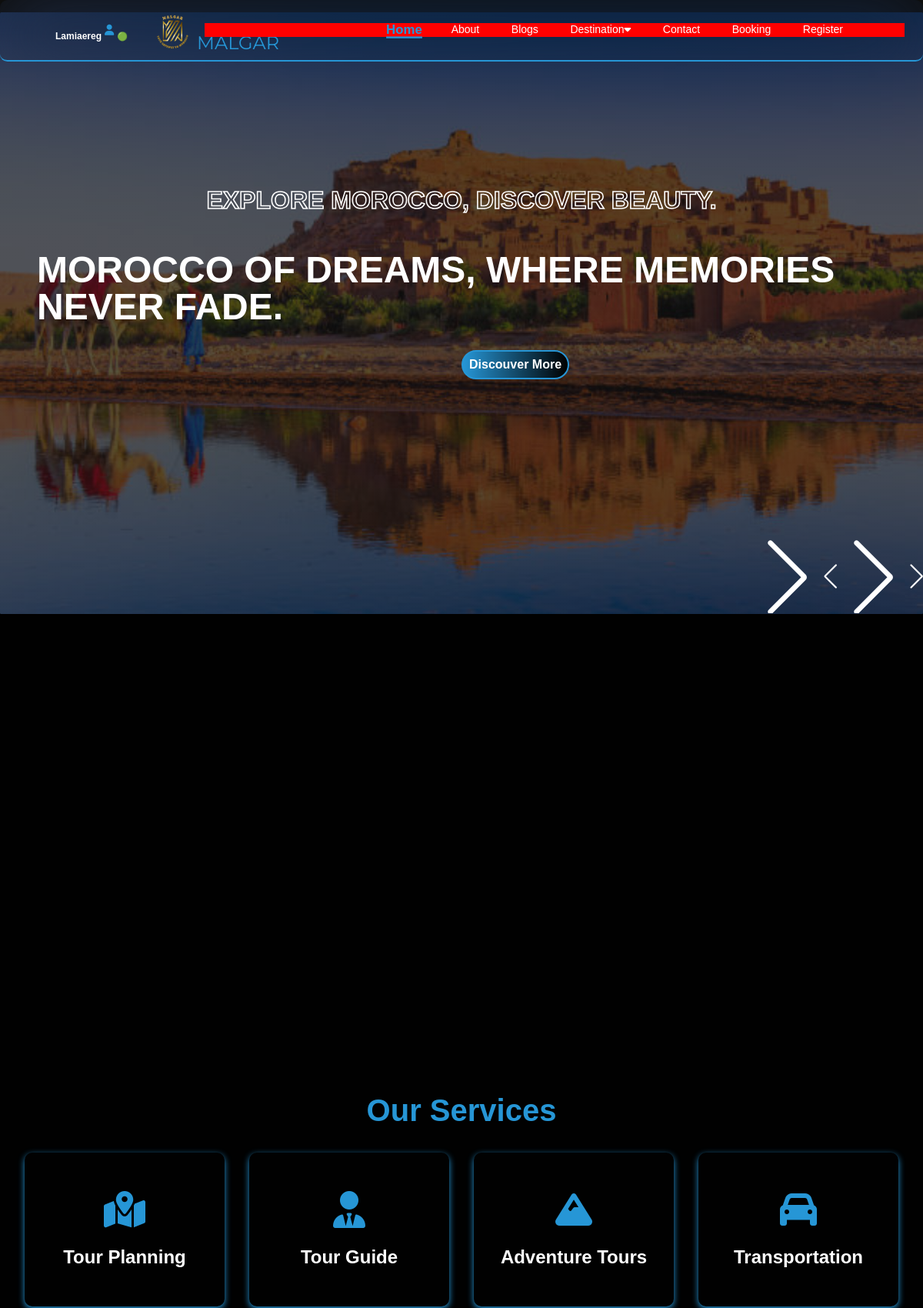
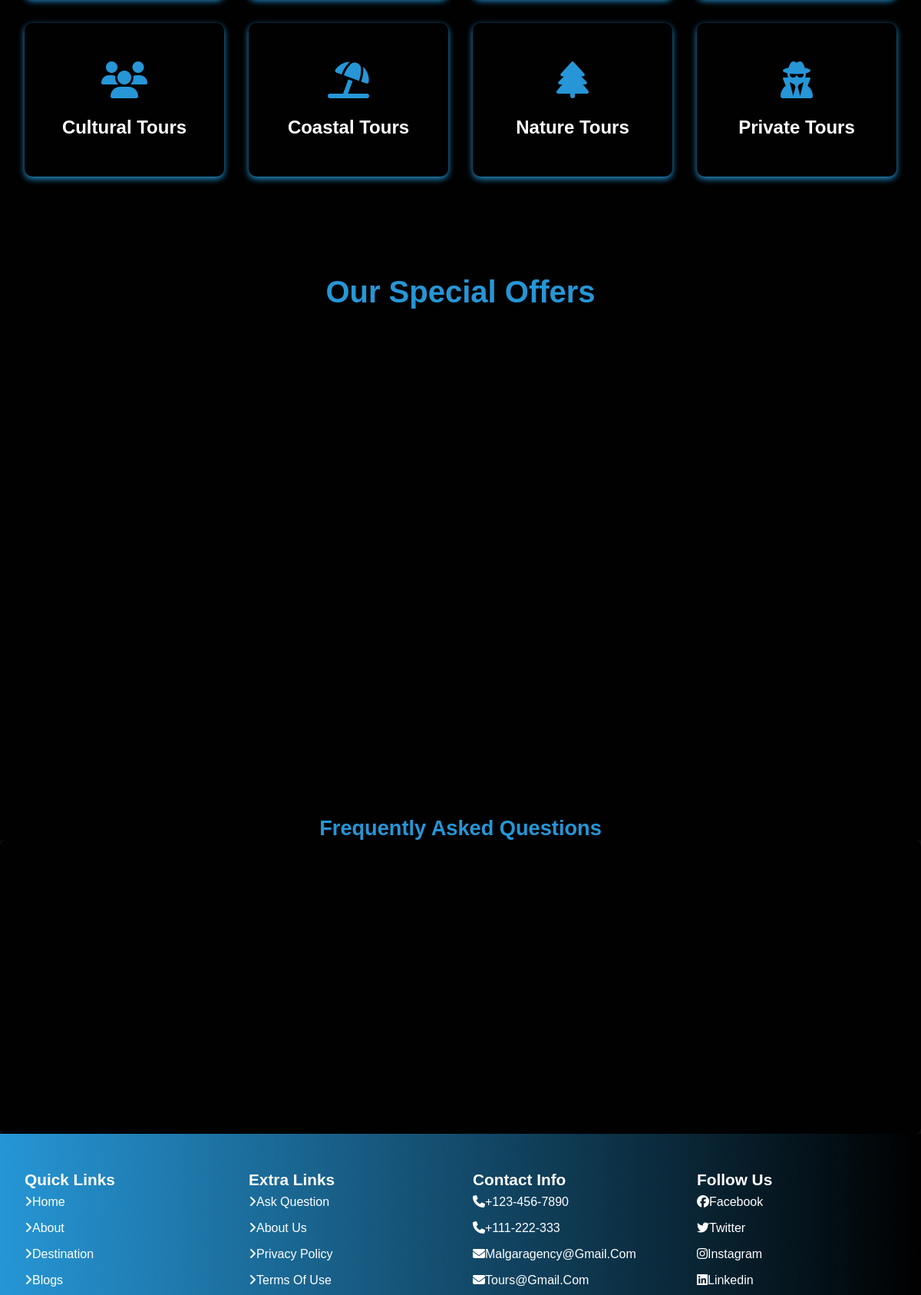
Screenshot of /home.php (signed in, upper part) with the database file from the repository (2 pictures, top to bottom).
### tables this page shows
CREATE TABLE `services` (
  `service_id` int(11) NOT NULL,
  `title` varchar(255) NOT NULL,
  `icon` varchar(255) NOT NULL,
  `description` text NOT NULL
);

### home.php (the view, shortened to what this page needs)
<!DOCTYPE html>
<html lang="en">
<head>
    <link rel="stylesheet" href="https://cdn.jsdelivr.net/npm/swiper@11/swiper-bundle.min.css" />
    <link rel="stylesheet" href="https://cdnjs.cloudflare.com/ajax/libs/font-awesome/6.7.2/css/all.min.css" />
    <link rel="stylesheet" href="style.css">
</head>
<body>
<?php include('navbar.php'); ?>
    <section class="home active" id="home">
        <div class="swiper home-slider">
            <div class="swiper-wrapper">
                <div class="swiper-slide slide" style="background:linear-gradient(rgba(17,17,17,.7),rgba(17,17,17,.7)), url(image/mar2.jpg) no-repeat;">
                    <div class="content">
                        <span>Explore Morocco, Discover Beauty.</span>
                        <h3>Morocco of Dreams, Where Memories Never Fade.</h3>
                        <a href="package.html" class="btn"> discouver more</a>
                    </div>
                </div>
            </div>
            <div class="swiper-button-next"></div>
            <div class="swiper-button-prev"></div>
        </div>
    </section>
    <section class="about" id="about">
    </section>
    <?php
include 'db.php';
try {
    $query = "SELECT * FROM services";
    $stmt = $pdo->prepare($query);
    $stmt->execute();
    $services = $stmt->fetchAll(PDO::FETCH_ASSOC);
} catch (PDOException $e) {
    echo "Error: " . $e->getMessage();
}
?>
<section class="services" id="services">
    <h2 class="section-title">Our Services</h2>
    <div class="services-container">
        <?php foreach ($services as $service) { ?>
            <div class="service-box">
                <div class="service-front">
                    <i class="<?php echo htmlspecialchars($service['icon']); ?>"></i>
                    <h3><?php echo htmlspecialchars($service['title']); ?></h3>
                </div>
                <div class="service-back">
                    <p><?php echo htmlspecialchars($service['description']); ?></p>
                </div>
            </div>
        <?php } ?>
    </div>
</section>
    <section class="special-offers" id="special-offers">
        <h2 class="section-title">Our Special Offers</h2>
        <div class="offers-container">
        </div>
    </section>
    <section class="faq" id="faq">
        <h2 class="section-title">Frequently Asked Questions</h2>
        <div class="faq-container">
        </div>
    </section>
    <?php include 'footer.php'?>
</body>
</html>

### style.css (style rules this page uses)
:root { --primary-color:#f1c40f; --white-color:white ; --aqua-gradient:linear-gradient(to right,#2696d6, #000000); --aqua-colore:#2696d6; --lighte-color: #252525; --black-color:#000000f1; --box-shadow: 0px 3px 9px #2696d6; }
* { font-family: 'poppins',sans-serif; margin: 0;padding: 0; box-sizing: border-box; outline: none;border: none; text-decoration:none; text-transform: capitalize; transition: all .2s linear; }
body { background: var(--black-color); overflow-x: hidden; }
.home .swiper-slide-active .content { display: inline-block; }
.home .swiper-button-next, .home .swiper-button-prev { top: inherit; left: inherit; bottom: 0.1rem; right: 0; height: 6rem; width: 7rem; background: transparent; color:var(--white-color); }
.home .swiper-button-next:after, .home .swiper-button-prev:after { font-size: 2rem; }
.home .swiper-button-prev { right:7rem; }
.about { display: flex; align-items: center; justify-content: center; padding: 4rem 2rem; background: var(--black-color); position: relative; }
.content { flex: 1; padding: 2rem; text-align: left; z-index: 1; position: relative; }
.content span { font-size: 1.6rem; color: var(--aqua-colore); text-transform: uppercase; display: flex; justify-content: center; font-weight: 900; }
.content h3 { font-size: 2.5rem; color: var(--white-color); margin: 1rem 0; }
.btn { display: inline-block; padding:1.5rem; background: var(--aqua-gradient); color: var(--white-color); border: 2px solid var(--aqua-colore); font-weight: bold; text-decoration: none; border-radius: 2rem; transition: transform 0.3s ease; margin-left: 18rem; }
.services { padding: 4rem 2rem; text-align: center; background: var(--black-color); }
.services .section-title { font-size: 2.5rem; color: var(--aqua-colore); margin-bottom: 2rem; font-weight: 900; }
.services-container { display: grid; grid-template-columns: repeat(auto-fit, minmax(250px, 1fr)); gap: 2rem; }
.service-box { width: 100%; height: 200px; position: relative; perspective: 1000px; }
.service-front, .service-back { width: 100%; height: 100%; position: absolute; top: 0; left: 0; backface-visibility: hidden; border-radius: 10px; box-shadow: var(--box-shadow); transition: transform 0.6s ease; }
.service-front { background: transparent; display: flex; flex-direction: column; align-items: center; justify-content: center; text-align: center; transform: rotateY(0deg); }
.service-front i { font-size: 3rem; color: var(--aqua-colore); margin-bottom: 1rem; }
.service-front h3 { font-size: 1.5rem; margin-top: 0; color: var(--white-color); }
.service-back { background: var(--aqua-gradient); color: var(--white-color); font-weight: bold; padding: 1.5rem; transform: rotateY(-180deg); display: flex; flex-direction: column; align-items: center; justify-content: center; }
.service-back p { font-size: 1rem; text-align: center; }
.special-offers { padding: 4rem 2rem; text-align: center; background-color: var(--black-color); }
.special-offers .section-title { font-size: 2.5rem; color: var(--aqua-colore); margin-bottom: 2rem; }
.offers-container { display: grid; grid-template-columns: repeat(auto-fit, minmax(300px, 1fr)); gap: 2rem; }
.faq .faq-container { background-color: var(--black-color); border-radius: 8px; padding: 20px; }
.faq .section-title { color: var(--aqua-colore); background: var(--black-color); }
.faq { overflow: hidden; }
.faq h2 { display: flex; justify-content: center; color: var(--primary-color); font-size: 1.7rem; }
.review-card p,span { color: var(--white-color); padding-top: 1rem; }
.review-card i,h3 { color: var(--aqua-colore); padding-top: .5rem; }
@media (max-width: 1200px) { .content .btn { margin-left: 9rem; } }
@media (max-width: 1200px) { .content .btn { margin-bottom: 2rem; } }

### rows the page displays
services: title "Tour Planning", description "Customized Trips Designed Just For You. We Create Itineraries Based On Your Preferences And Interests."
services: title "Tour Guide", description "Experienced Guides To Lead You Through Morocco’s Rich History, Culture, And Attractions"
services: title "Adventure Tours", description "Exciting Trips To Explore Morocco's Natural Beauty, From The Atlas Mountains To The Sahara Desert."
services: title "Transportation", description "Reliable And Comfortable Transportation Services For Your Tours, With Options For Group And Private Rides"
services: title "Cultural Tours", description "Guided Cultural Tours Through Morocco’s Ancient Cities, Markets, And Historical Sites."
services: title "Coastal Tours", description "Relaxing And Scenic Coastal Tours, Visiting Beautiful Moroccan Beaches And Seaside Cities."
services: title "Nature Tours", description "Explore The Diverse Moroccan Landscapes, From Lush Forests To Desert Oases And Lakes."
services: title "Private Tours", description "Enjoy A Personalized Tour Experience Tailored To Your Preferences, With Flexibility And Privacy"

### other values shown
$user_name "Lamiaereg"
